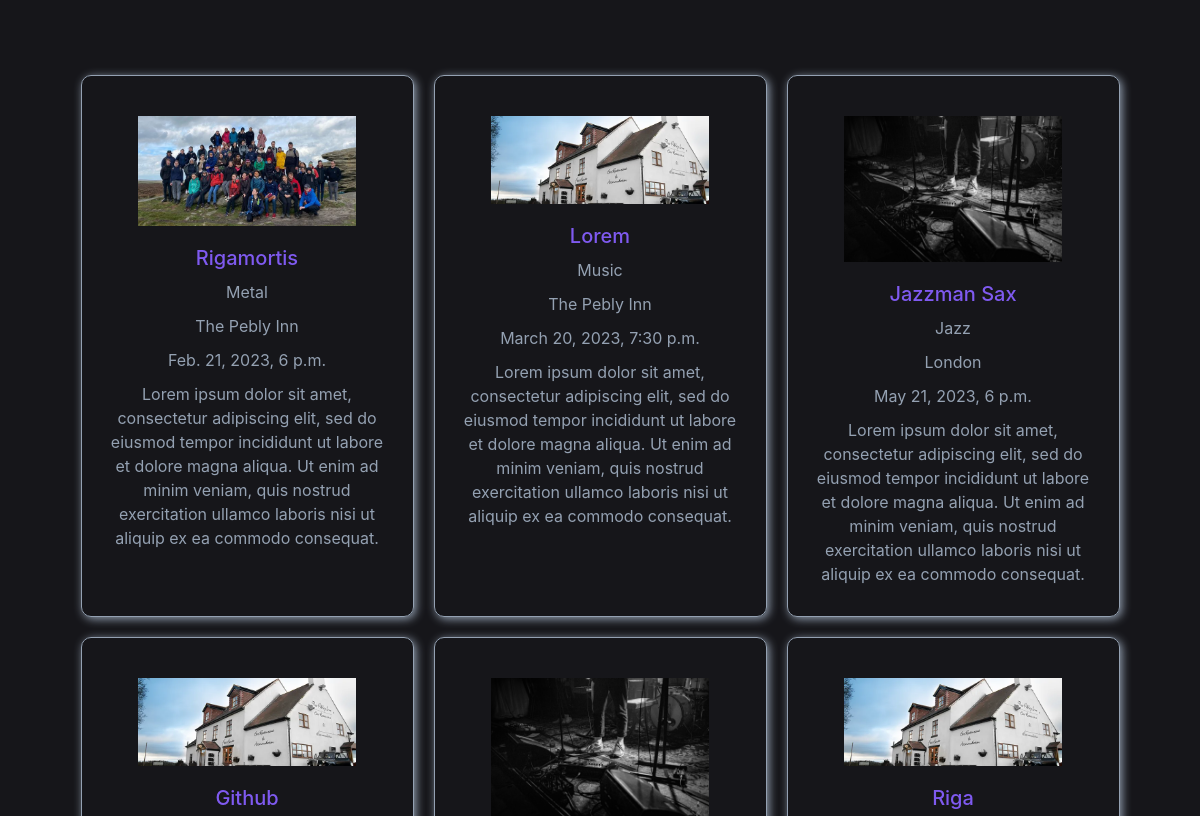
The app's page /events/ (middle part), older data.
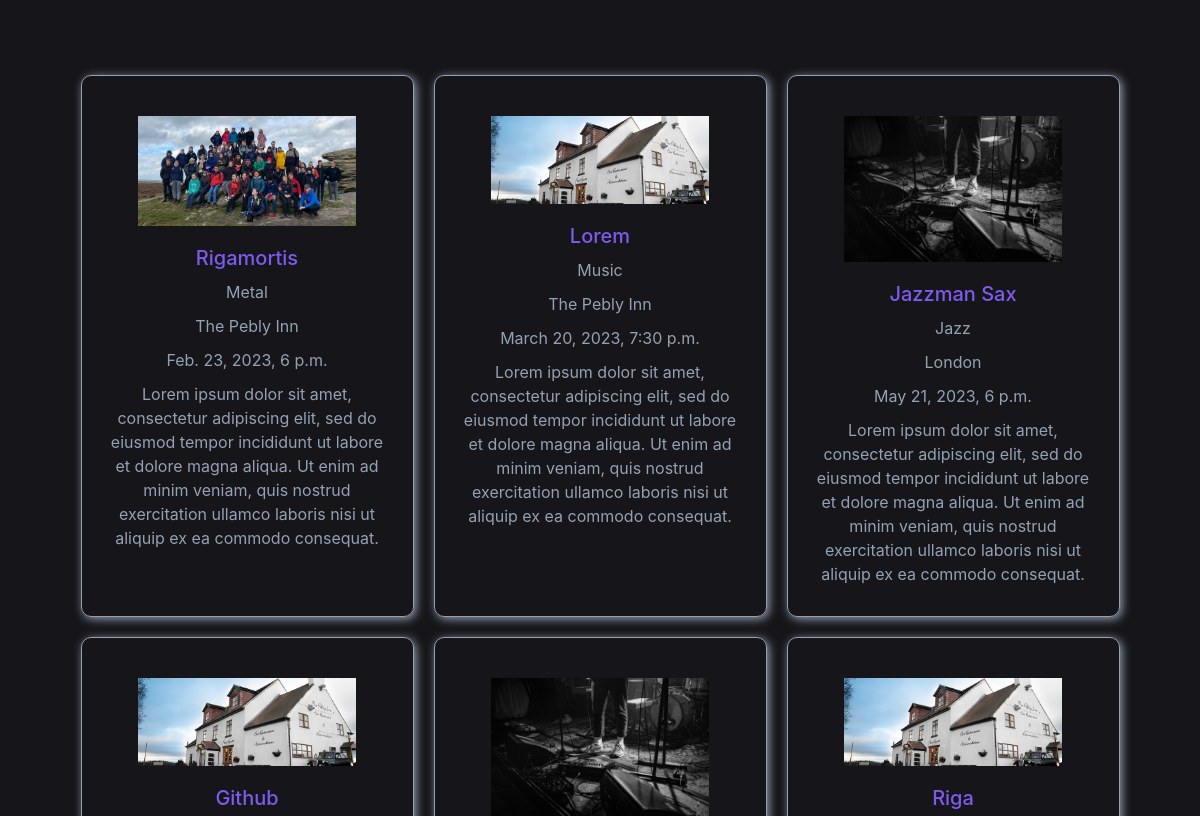
The same page, newer data.
### events/models.py (models this page shows, shortened)
class Event(models.Model):
    name = models.CharField(max_length=100)
    event_type = models.CharField(max_length=50)
    location = models.CharField(max_length=100)
    date = models.DateTimeField()
    description = models.TextField()
    photo = models.ImageField(upload_to='imgs')

### events/views.py (the view)
# urls.py: path('events/', EventsListView.as_view(), name='events-events'), # 'events/' maps to the events page
class EventsListView(ListView): # This view is used to display all the events in the database
    model = Event # Tells the view which model to query
    template_name = 'events/events.html' # <app>/<model>_<viewtype>.html
    context_object_name = 'events' # name of the object list that will be used in the template

### events/templates/events/events.html (shortened to what this page needs)
{% extends "events/base.html" %}
{% block content %}
    <div class="event-container">
        {% for event in events %}
            <div class="event-card">
                <img class="event-card-photo" src="{{ event.photo.url }}">
                <a class="event-card-title" href="{% url 'event-detail' event.id %}"><h3 class="event-card-title">{{ event.name }}</h3></a>
                <p class="event-card-type">{{ event.event_type }}</p>
                <p class="event-card-location">{{ event.location }}</p>
                <p class="event-card-date">{{ event.date }}</p>
                <p class="event-card-description">{{ event.description }}</p>
            </div>
        {% endfor %}
    </div>
{% endblock content %}

### events/templates/events/base.html (shortened to what this page needs)
{% load static %}
<!doctype html>
<html lang="en">
<head>
    <link rel="stylesheet" href="https://cdn.jsdelivr.net/npm/bootstrap@4.0.0/dist/css/bootstrap.min.css">
    <link rel="stylesheet" type="text/css" href="{% static 'events/main.css' %}">
</head>
<body>
    <main role="main" class="container">
        {% block content %}{% endblock %}
    </main>
</body>
</html>

### events/static/events/main.css (style rules this page uses)
body { background: #16161a; color: #333333; margin-top: 5rem; }
h1, h2, h3, h4, h5, h6 { color: #fffffe; }
p { color: #fffffe; }
.event-container { padding-top: 50px; display: flex; flex-wrap: wrap; justify-content: center; align-items: left; }
.event-card { width: 30%; margin: 10px; text-align: center; border: 1px solid #94a1b2; border-radius: 10px; padding: 20px; box-shadow: 2px 2px 10px #94a1b2; }
.event-card-title { font-size: 20px; margin-bottom: 10px; color: #7f5af0; }
.event-card-type { font-size: 16px; color: #94a1b2; margin-bottom: 10px; }
.event-card-location { font-size: 16px; margin-bottom: 10px; color: #94a1b2; }
.event-card-date { font-size: 16px; margin-bottom: 10px; color: #94a1b2; }
.event-card-description { font-size: 16px; margin-bottom: 10px; color: #94a1b2; }
.event-card-photo { width: 75%; height: auto; margin-top: 20px; margin-bottom: 20px; }

Row changes from the older to the newer data that the page shows:
changed Event "Rigamortis": date "Feb. 21, 2023, 6 p.m." → "Feb. 23, 2023, 6 p.m."
